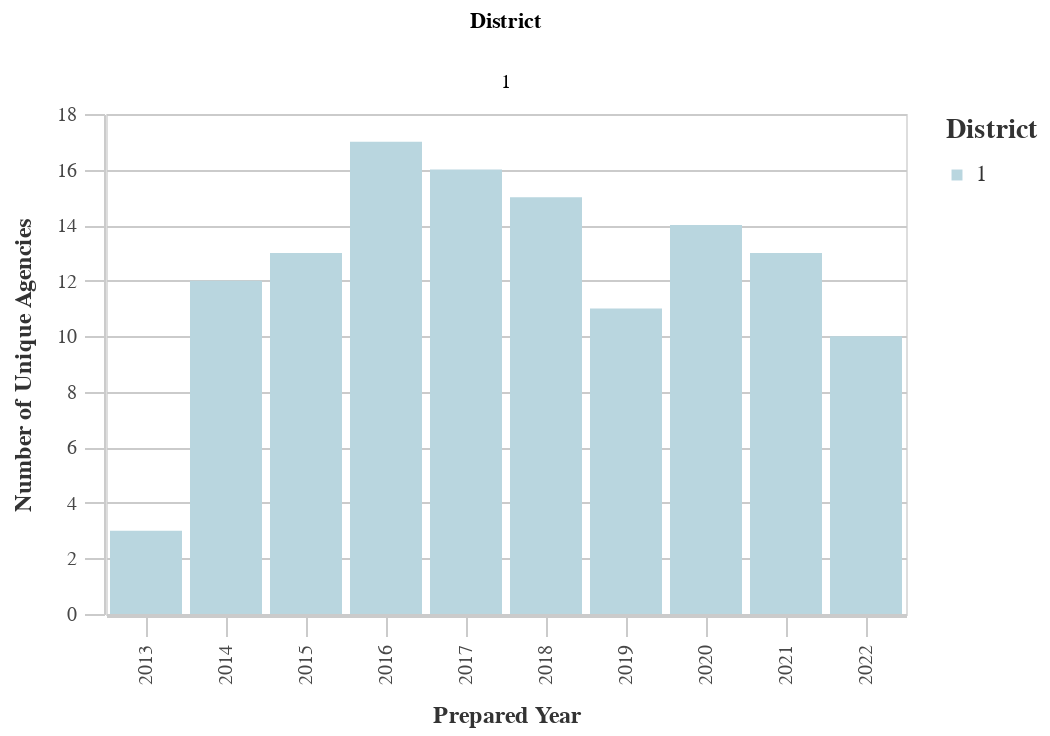

Notebook cell for this chart:
### Markdown cell above
### Number of Unique Prefix Codes by District

### Code cell
#Unique Prefixes by Dist
dist_years_prefix = ((
        df
        >> group_by(_.prepared_y, _.dist)
        >> summarize(n=_.prefix.nunique())
        >> arrange(-_.prepared_y)
    ).rename(columns={'dist':'District', 'n':'Count'}))

chart11 = (alt.Chart(dist_years_prefix).mark_bar().encode(
        column='District:N',
        x=alt.X('prepared_y:O', title='Prepared Year'),
        y=alt.Y('Count:Q', title='Number of Unique Agencies'),
        color = alt.Color("District:N", 
                              scale=alt.Scale(
                                  range=altair_utils.CALITP_SEQUENTIAL_COLORS),  
                               legend=alt.Legend(title="District")
                              ),
       # tooltip=[alt.Tooltip('prepared_y', title='Prepared Year'), 
       #         alt.Tooltip('Count', title='Number')],
                              ))
chart11 = styleguide.preset_chart_config(chart11)
#chart11 = _dla_utils.add_tooltip(chart11, 'prepared_y','Count')
chart11 = chart11.encode(tooltip=[alt.Tooltip('prepared_y', title='Prepared Year'), 
                alt.Tooltip('Count', title='Number')])
    

display(chart11)

### Figure 1 — Vega-Lite specification as saved in the notebook (floating-point values rounded to 4 significant figures)
{"config": {"view": {"continuousWidth": 400, "continuousHeight": 300}, "axis": {"domainColor": "#cbcbcb", "grid": true, "gridColor": "#cbcbcb", "gridWidth": 1, "labelColor": "#474747", "labelFont": "Nunito Sans", "labelFontSize": 10, "labelPadding": 4, "tickColor": "#cbcbcb", "tickSize": 10, "titleColor": "#333", "titleFont": "Raleway", "titleFontSize": 12, "titlePadding": 10}, "axisBand": {"grid": false}, "background": "white", "font": "Raleway", "header": {"labelFont": "Nunito Sans", "titleFont": "Raleway"}, "legend": {"labelColor": "#333", "labelFont": "Nunito Sans", "labelFontSize": 11, "labelLimit": 0, "padding": 1, "symbolSize": 30, "symbolType": "square", "titleColor": "#333", "titleFont": "Raleway", "titleFontSize": 14, "titlePadding": 10}, "title": {"anchor": "middle", "font": "Raleway", "fontSize": 18, "fontWeight": 300, "offset": 20}}, "data": {"name": "data-dc3dbfae27bc3263916c194d5fcf7f17"}, "mark": "bar", "encoding": {"color": {"field": "District", "legend": {"title": "District"}, "scale": {"range": ["#B9D6DF", "#8CBCCB", "#2EA8CE", "#136C97", "#0B405B"]}, "type": "nominal"}, "column": {"field": "District", "type": "nominal"}, "tooltip": [{"field": "prepared_y", "title": "Prepared Year", "type": "nominal"}, {"field": "Count", "title": "Number", "type": "quantitative"}], "x": {"field": "prepared_y", "title": "Prepared Year", "type": "ordinal"}, "y": {"field": "Count", "title": "Number of Unique Agencies", "type": "quantitative"}}, "height": 250, "width": 400, "$schema": "https://vega.github.io/schema/vega-lite/v4.17.0.json", "datasets": {"data-dc3dbfae27bc3263916c194d5fcf7f17": [{"prepared_y": "2022", "District": 1, "Count": 10}, {"prepared_y": "2021", "District": 1, "Count": 13}, {"prepared_y": "2020", "District": 1, "Count": 14}, {"prepared_y": "2019", "District": 1, "Count": 11}, {"prepared_y": "2018", "District": 1, "Count": 15}, {"prepared_y": "2017", "District": 1, "Count": 16}, {"prepared_y": "2016", "District": 1, "Count": 17}, {"prepared_y": "2015", "District": 1, "Count": 13}, {"prepared_y": "2014", "District": 1, "Count": 12}, {"prepared_y": "2013", "District": 1, "Count": 3}]}}
